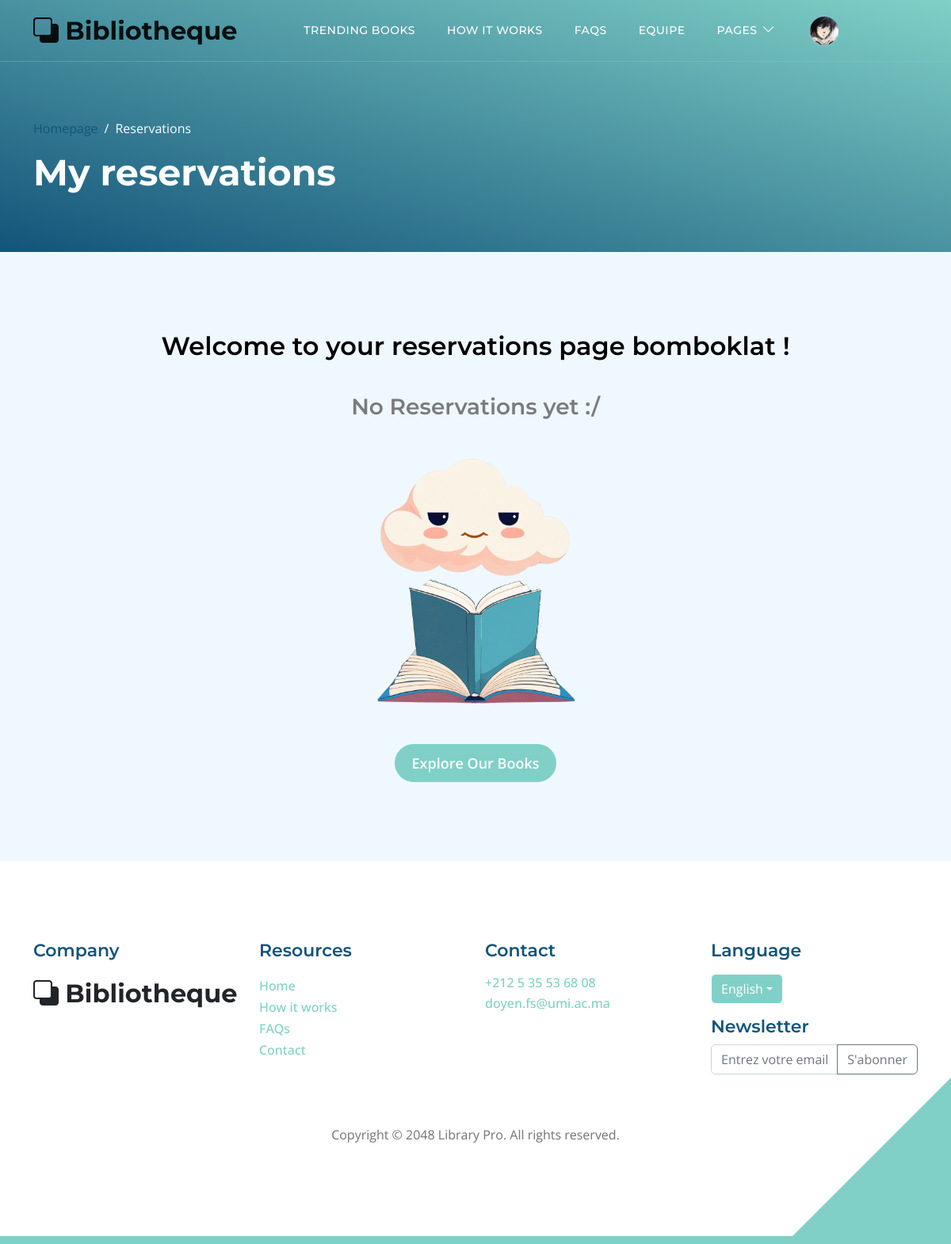
/myreservations/ (signed in), run on an earlier commit of the app's database.
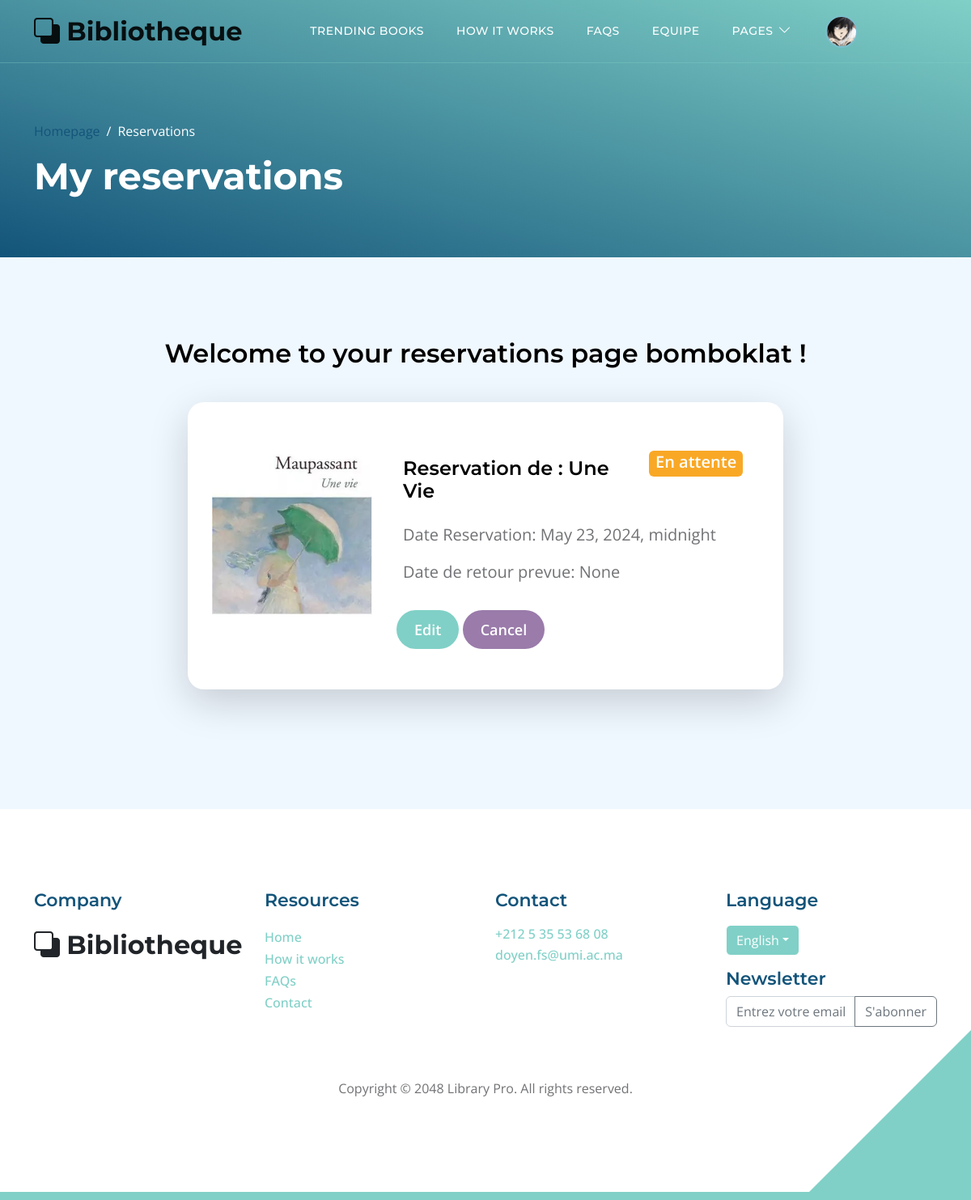
And on a later commit of the database.
### adherants/models.py (models this page shows, shortened)
class Profile(models.Model):
    user = models.OneToOneField(User, on_delete=models.CASCADE, null=True, blank=True)
    prenom = models.CharField(max_length=255, blank=True, null=True)
    nom = models.CharField(max_length=255, blank=True, null=True)
    email = models.EmailField(max_length=500, blank=True, null=True)
    username = models.CharField(max_length=200, blank=True, null=True)
    CNI = models.CharField(max_length=200, blank=True, null=True)
    profile_image = models.ImageField(null=True, blank=True, upload_to='profiles/', default="profiles/user-default.png")
    departement = models.CharField(max_length=200, blank=True, null=True)
    filiere = models.CharField(max_length=200, blank=True, null=True)
    CNE = models.CharField(max_length=200, blank=True, null=True)
    semestre = models.CharField(max_length=200, blank=True, null=True)
    sexe = models.CharField(max_length=200, blank=True, null=True)
    phonenumber = models.CharField(max_length=200, blank=True, null=True)
    created = models.DateTimeField(auto_now_add=True)
    id = models.UUIDField(default=uuid.uuid4, unique=True,
                          primary_key=True, editable=False)

### ouvrages/models.py (models this page shows, shortened)
class Reservation(models.Model):
    id = models.UUIDField(default=uuid.uuid4, unique=True, primary_key=True, editable=False)
    date_demande =  models.DateTimeField(auto_now_add=True)
    date_reservation = models.DateTimeField()
    owner = models.ForeignKey(Profile, on_delete=models.CASCADE, null=True, blank=True)
    ouvrage = models.ForeignKey('Ouvrage', on_delete=models.CASCADE, null=True)  # Lier à Ouvrage
    STATUT_CHOICES = (
        ('en_attente', 'En attente'),
        ('acceptee', 'Acceptée'),
        ('refusee', 'Refusée'),
    )
    statut = models.CharField(max_length=20, choices=STATUT_CHOICES, default='en_attente')
    date_retour_prevue = models.DateField(null=True, blank=True)

class Ouvrage(models.Model):
    id = models.UUIDField(default=uuid.uuid4, unique=True, primary_key=True, editable=False)
    titre = models.CharField(max_length=200)
    auteurs = models.ManyToManyField('Auteur', blank=True)
    featured_image = models.ImageField(null=True, blank=True, default="default.jpg")
    description = models.TextField(blank=True)
    categories = models.ManyToManyField('Categorie', blank=True)
    recommended = models.BooleanField(default=False, blank=True)
    exemplaires_total = models.IntegerField(default=0, null=True, blank=True)
    vote_total = models.IntegerField(default=0, null=True, blank=True)
    vote_ratio = models.IntegerField(default=0, null=True, blank=True)
    date_achat = models.DateTimeField(auto_now_add=True)
    def __str__(self):
        return self.titre

### ouvrages/views.py (the view)
# urls.py: path('myreservations/', views.user_reservations, name="user-reservations"),
def user_reservations(request):
    reservations = Reservation.objects.filter(owner=request.user.profile)
    return render(request, 'ouvrages/myreservations.html', {'reservations': reservations})

### ouvrages/templates/ouvrages/myreservations.html (shortened to what this page needs)
{% extends "main.html" %}
{%load static%}
{% block content %}
<header class="site-header d-flex flex-column justify-content-center align-items-center">
    <div class="container">
        <div class="row align-items-center">
            <div class="col-lg-5 col-12">
                <nav aria-label="breadcrumb">
                    <ol class="breadcrumb">
                        <li class="breadcrumb-item"><a href="{% url 'ouvrages:index' %}">Homepage</a></li>
                        <li class="breadcrumb-item active" aria-current="page">Reservations</li>
                    </ol>
                </nav>
                <h2 class="text-white">My reservations</h2>
            </div>
        </div>
    </div>
</header>
<section class="section-padding section-bg">
    <div class="container">
        <div class="row">
            <div class="col-lg-12 col-12 m-auto">
                <h3 class="mb-4 text-center">Welcome to your reservations page {{ user.username }} !</h3>
            </div>
            <div class="col-lg-8 col-12 mt-3 mx-auto">
                {% for reservation in reservations %}
                <div class="custom-block custom-block-topics-listing bg-white shadow-lg mb-5">
                    <div class="d-flex">
                        <img src="{{ reservation.ouvrage.featured_image.url }}" class="custom-block-image img-fluid" alt="">
                        <div class="custom-block-topics-listing-info d-flex">
                            <div>
                                <div class="d-flex flex-row justify-content-lg-between">
                                    <h5 class="mb-2 p-2">Reservation de : {{ reservation.ouvrage }}</h5>
                                    {% if reservation.statut == 'en_attente' %}
                                    <span class="badge bg-music" style="width: auto; height: 2rem;"><p class="w-100 text-white fw-semibold">{{reservation.get_statut_display}}</p></span>
                                    {% endif %}
                                </div>
                                <p class="mb-0 p-2">Date Reservation: {{ reservation.date_reservation }}</p>
                                <p class="mb-0 p-2">Date de retour prevue: {{ reservation.date_retour_prevue }}</p>
                                <a href="{% url 'ouvrages:edit-reservation' reservation.id%}" class="btn custom-btn mt-3 mt-lg-4">Edit</a>
                                <a href="{% url 'ouvrages:cancel-reservation' reservation.id%}" class="btn mybtn mt-3 mt-lg-4" >Cancel</a>
                            </div>
                        </div>
                    </div>
                </div>
                {% empty %}
                    <div class="d-flex flex-column justify-content-center align-items-center mb-0 mb-lg-0">
                        <h4 class="text-black-50">No Reservations yet :/ </h4>
                        <img src="{% static 'images/sad.png' %}" alt="Tristesse" class="img-fluid" style="width: 17rem" >
                        <a href="{% url 'ouvrages:browse'%}" class="btn custom-btn mt-3 mt-lg-4">Explore Our Books</a>
                    </div>
                {% endfor %}
            </div>
        </div>
    </div>
</section>
{% endblock content%}

### templates/main.html (shortened to what this page needs)
<!Doctype html>
<html lang="en">
{% load static %}
    <head>
        <link href="{% static 'css/bootstrap.min.css' %}" rel="stylesheet">
        <link href="{% static 'css/bootstrap-icons.css' %}" rel="stylesheet">
        <link href="{% static 'css/templatemo-topic-listing.css' %}" rel="stylesheet">
</head>
<body class="topics-listing-page" id="top">
    <main>
    {% include 'navbar.html' %}
    {% block content %}{% endblock content %}
    </main>
    {% include 'footer.html' %}
</body>
</html>

### templates/navbar.html (shortened to what this page needs)
{% load static %}
<nav class="navbar navbar-expand-lg">
    <div class="container">
        <a class="navbar-brand" href="{% url 'ouvrages:index'%}#section_1">
            <i class="bi-back"></i>
            <span>Bibliotheque</span>
        </a>
        <div class="collapse navbar-collapse" id="navbarNav">
            <ul class="navbar-nav ms-lg-5">
                <li class="nav-item">
                    <a class="nav-link click-scroll" href="{% url 'ouvrages:index' %}#section_2">Trending Books</a>
                </li>
                <li class="nav-item">
                    <a class="nav-link click-scroll" href="{% url 'ouvrages:index' %}#section_3">How it works</a>
                </li>
                <li class="nav-item">
                    <a class="nav-link click-scroll" href="{% url 'ouvrages:index' %}#section_4">FAQs</a>
                </li>
                <li class="nav-item">
                    <a class="nav-link click-scroll" href="{% url 'ouvrages:index' %}#section_5">Equipe</a>
                </li>
                <li class="nav-item dropdown">
                    <a class="nav-link dropdown-toggle" href="#section_5" id="navbarLightDropdownMenuLink" role="button" data-bs-toggle="dropdown" aria-expanded="false">Pages</a>
                </li>
            </ul>
            <div class="d-none d-lg-block ms-lg-4">
                <div class="nav-item dropdown">
                    {% if user.is_authenticated %}
                        <a href="#" id="navbarLightDropdownMenuLink" role="button" data-bs-toggle="dropdown" aria-expanded="false">
                            <img src="{{ user.profile.profile_image.url }}" class="avatar avatar-sm nav-link navbar-icon bi-person smoothscroll">
                        </a>
                    {% else %}
                        <a class="nav-link navbar-icon bi-person smoothscroll" href="#" id="navbarLightDropdownMenuLink" role="button" data-bs-toggle="dropdown" aria-expanded="false">
                        </a>
                    {% endif %}
                </div>
            </div>
        </div>
    </div>
</nav>

### templates/footer.html (shortened to what this page needs)
{%load static%}
<footer class="site-footer section-padding">
    <div class="container">
        <div class="row">
            <div class="col-lg-3 col-12 mb-4 pb-2">
                <h6 class="site-footer-title mb-3">Company</h6>
                <a class="navbar-brand mb-2" href="{% url 'ouvrages:index'%}">
                    <i class="bi-back"></i>
                    <span>Bibliotheque</span>
                </a>
            </div>
            <div class="col-lg-3 col-md-4 col-6">
                <h6 class="site-footer-title mb-3">Resources</h6>
                <ul class="site-footer-links">
                    <li class="site-footer-link-item"><a href="#" class="site-footer-link">Home</a></li>
                    <li class="site-footer-link-item"><a href="#" class="site-footer-link">How it works</a></li>
                    <li class="site-footer-link-item"><a href="#" class="site-footer-link">FAQs</a></li>
                    <li class="site-footer-link-item"><a href="#" class="site-footer-link">Contact</a></li>
                </ul>
            </div>
            <div class="col-lg-3 col-md-4 col-6 mb-4 mb-lg-0">
                <h6 class="site-footer-title mb-3">Contact</h6>
                <p class="text-white d-flex mb-1">
                    <a href="tel: 05 35 53 68 08" class="site-footer-link">+212 5 35 53 68 08</a>
                </p>
                <p class="text-white d-flex">
                    <a href="mailto: doyen.fs@umi.ac.ma" class="site-footer-link">doyen.fs@umi.ac.ma</a>
                </p>
            </div>
            <div class="col-lg-3 col-md-4 col-12 mt-4 mt-lg-0 ms-auto">
                <h6 class="site-footer-title mb-3">Language</h6>
                <div class="dropdown">
                    <button class="btn btn-secondary dropdown-toggle" type="button" data-bs-toggle="dropdown" aria-expanded="false">English</button>
                </div>
                <h6 class="site-footer-title mt-3">Newsletter</h6>
                <form id="ft" action="{% url 'collect_email' %}" method="post" class="newsletter-form">
                    <div class="input-group mb-3">
                        <input type="email" id="email" name="email" class="form-control newsletter-input" placeholder="Entrez votre email" aria-label="Entrez votre email" aria-describedby="button-addon2" required>
                        <button class="btn btn-outline-secondary newsletter-button" type="submit" id="button-addon2">S'abonner</button>
                    </div>
                </form>
            </div>
        </div>
        <div class="row">
            <div class="col-12 text-center">
                <p class="copyright-text mt-lg-5 mt-4">Copyright © 2048 Library Pro. All rights reserved.</p>
            </div>
        </div>
    </div>
</footer>

### templates/main.html (style rules this page uses)
.avatar { border-radius: 50%; border: 2px solid #7bbfcc; object-fit: cover; }
.mybtn { background: #9a7baa; border: 2px solid transparent; border-radius: 100px; color: white; font-size: 18px; font-weight: 600; line-height: normal; transition: all 0.3s; padding: 10px 20px; }

What changed in the data, as far as the page shows it:
added Reservation: ouvrage.featured_image (picture), ouvrage "Une Vie", statut "En attente", date_reservation "May 23, 2024, midnight", date_retour_prevue "None"
Also different on the page:
text no longer shown: "No Reservations yet :/ Explore Our Books"
